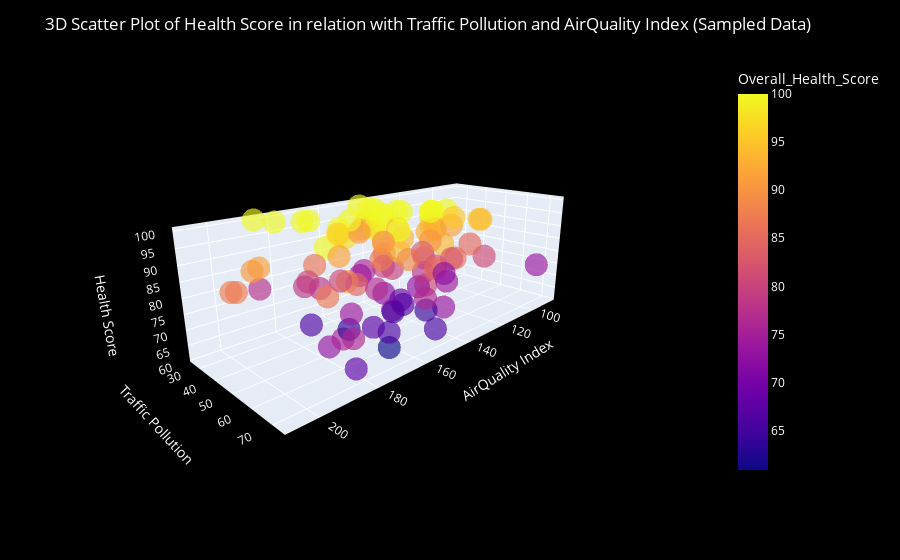

The notebook cell this image was saved under:
### Code cell
# in case u want to always get the same sample use after the (n) after a coma random_state=: 
# This ensures that every time you run the code, you will get the same 500 rows sampled from your dataset (given the same input data).

md_AND_mu_merged = pd.merge(md, mu, on='Municipality')
md_r_sample = md_AND_mu_merged.sample(n=100,random_state=1)


fig = px.scatter_3d(md_r_sample, 
                     z='Overall_Health_Score', 
                     y='Traffic_Pollution', 
                     x='Air_Quality_Index',
                     color='Overall_Health_Score', 
                     opacity=0.65, 
                     size_max=20,
                     #hover_data=['Alcohol_Consumer','Smoker',"Physical_Activity",'Diet_Quality'],
                     #  color_discrete_sequence=px.colors.qualitative.Dark24
)

fig.update_layout(
    title="3D Scatter Plot of Health Score in relation with Traffic Pollution and AirQuality Index (Sampled Data)",
    scene=dict(
        yaxis_title="Traffic Pollution",
        zaxis_title="Health Score",
        xaxis_title=" AirQuality Index",
        bgcolor="black"  
    ),
    paper_bgcolor="black",  
    font=dict(color="white"),  
    scene_camera=dict(eye=dict(x=1.8, y=1.8, z=0.8))
)
fig.show()

### Figure 1 — Plotly figure (JSON) as saved in the notebook; plotly's stock layout.template omitted (floating-point values rounded to 4 significant figures)
{"data": [{"hovertemplate": "Air_Quality_Index=%{x}<br>Traffic_Pollution=%{y}<br>Overall_Health_Score=%{marker.color}<extra></extra>", "legendgroup": "", "marker": {"color": [72.4, 77.35, 100, 73.5, 67.25, 94.25, 91.55, 97.85, 86.9, 90.5, 68.3, 93.25, 100, 79.8, 93.9, 100, 73.9, 83.55, 60.9, 94.3, 80.75, 100, 64.9, 67.5, 66, 80.8, 100, 72.75, 94.5, 100, 79.7, 90.6, 86.4, 93.65, 97.1, 92.2, 98.2, 93.9, 95.35, 80.6, 100, 98.95, 73.05, 100, 85.25, 100, 92.5, 81.1, 75.75, 64.4, 76.4, 94.15, 92.8, 73.75, 90.05, null, 91.55, 66.75, 100, 100, 91.5, 78.2, 77.85, 85.7, 74.25, 95.35, 75.6, 94.45, 100, 66.15, 91.6, 87.25, 100, 100, 78.3, 63.2, 90.2, 87.15, 77.9, 88.95, 65.65, 100, 84.95, 95.9, 82.9, 83.8, 87.15, 84.4, 72.35, 73.7, 87, 90.4, 80.55, 100, 73.95, 100, 99.8, 76, 100, 77.05], "coloraxis": "coloraxis", "opacity": 0.65, "symbol": "circle"}, "mode": "markers", "name": "", "scene": "scene", "showlegend": false, "type": "scatter3d", "x": [150.9, 185.8, 130.7, 148.4, 165.0, 144.8, 197.2, 174.7, 151.8, 198.3, 143.8, 151.5, 174.5, 145.4, 148.6, 190.4, 162.1, 137.3, 162.5, 149.2, 112.7, 144.8, 147.5, 186.7, 176.1, 152.4, 157.8, 138.3, 113.5, 135.9, 145.7, 150.8, 175.0, 151.3, 172.9, 129.9, 137.0, 164.3, 136.9, 176.1, 136.9, 164.4, 190.5, 151.0, 134.6, 147.3, 129.8, 135.5, 145.6, 137.3, 152.4, 144.5, 136.8, 146.4, 137.1, 174.8, 187.5, 143.4, 176.7, 148.5, 118.1, 173.2, 136.4, 149.6, 130.0, 120.9, 188.3, 113.7, 164.3, 162.5, 174.7, 205.5, 185.9, 174.7, 175.8, 165.8, 146.4, 206.3, null, 156.1, 149.4, 165.0, 114.9, 168.2, 129.6, 133.3, 157.8, 173.9, 119.1, 87.61, 190.4, 150.8, 168.1, 143.8, 173.2, 183.1, 146.3, 186.7, 136.5, 158.5], "y": [46.72, 25.56, 56.76, 71.36, 56.82, 31.57, 46.53, 53.31, 48.05, 44.9, 47.87, 36.18, 38.53, 45.31, 70.43, 67.76, 62.54, 52.73, 61.29, 40.2, 60.63, 46.77, 47.87, 73.9, 39.11, 67.26, 52.94, 51.25, 58.89, 55.13, 41.09, 46.72, 41.19, 56.09, 54.13, 51.15, 55.27, 67.47, 55.38, 38.48, 55.22, 57.25, 67.72, 46.81, 64.29, 38.62, 51.08, 56.68, 30.51, 54.13, 67.26, 47.0, 53.62, 29.24, 55.32, 53.1, 72.32, 48.69, 38.09, 36.64, 49.01, 40.85, 51.79, 68.63, 57.22, 52.27, 70.8, 58.29, 67.47, 61.29, 53.1, 48.91, 25.39, 53.3, 36.12, 45.61, 29.24, 47.6, 59.23, 63.24, 69.04, 46.63, 55.54, 44.56, 58.84, 48.38, 52.94, 59.81, 47.02, 68.26, 67.76, 46.65, 45.06, 48.14, 56.16, 32.73, 29.42, 73.23, 54.77, 51.49], "z": [72.4, 77.35, 100, 73.5, 67.25, 94.25, 91.55, 97.85, 86.9, 90.5, 68.3, 93.25, 100, 79.8, 93.9, 100, 73.9, 83.55, 60.9, 94.3, 80.75, 100, 64.9, 67.5, 66, 80.8, 100, 72.75, 94.5, 100, 79.7, 90.6, 86.4, 93.65, 97.1, 92.2, 98.2, 93.9, 95.35, 80.6, 100, 98.95, 73.05, 100, 85.25, 100, 92.5, 81.1, 75.75, 64.4, 76.4, 94.15, 92.8, 73.75, 90.05, null, 91.55, 66.75, 100, 100, 91.5, 78.2, 77.85, 85.7, 74.25, 95.35, 75.6, 94.45, 100, 66.15, 91.6, 87.25, 100, 100, 78.3, 63.2, 90.2, 87.15, 77.9, 88.95, 65.65, 100, 84.95, 95.9, 82.9, 83.8, 87.15, 84.4, 72.35, 73.7, 87, 90.4, 80.55, 100, 73.95, 100, 99.8, 76, 100, 77.05]}], "layout": {"coloraxis": {"colorbar": {"title": {"text": "Overall_Health_Score"}}, "colorscale": [[0, "#0d0887"], [0.1111, "#46039f"], [0.2222, "#7201a8"], [0.3333, "#9c179e"], [0.4444, "#bd3786"], [0.5556, "#d8576b"], [0.6667, "#ed7953"], [0.7778, "#fb9f3a"], [0.8889, "#fdca26"], [1, "#f0f921"]]}, "font": {"color": "white"}, "legend": {"tracegroupgap": 0}, "margin": {"t": 60}, "paper_bgcolor": "black", "scene": {"bgcolor": "black", "camera": {"eye": {"x": 1.8, "y": 1.8, "z": 0.8}}, "domain": {"x": [0, 1], "y": [0, 1]}, "xaxis": {"title": {"text": " AirQuality Index"}}, "yaxis": {"title": {"text": "Traffic Pollution"}}, "zaxis": {"title": {"text": "Health Score"}}}, "title": {"text": "3D Scatter Plot of Health Score in relation with Traffic Pollution and AirQuality Index (Sampled Data)"}}}
